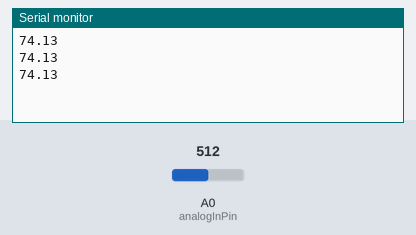
A sketch run on a simulated Arduino Uno, built with avr-gcc and run on an emulated ATmega328P. On the bench: the last lines printed to the serial monitor. Inputs (shaded band) come from the test bench; at power-on: A0 (analogInPin) = 512.

Above: at 1.3 s.
1.4 s: A0 (analogInPin) set to 716
At 2.0 s:
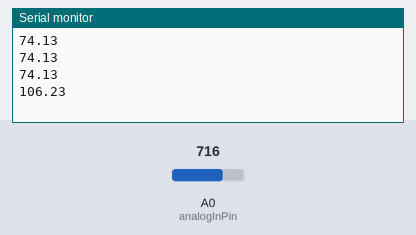
2.9 s: A0 (analogInPin) set to 900
At 3.5 s:
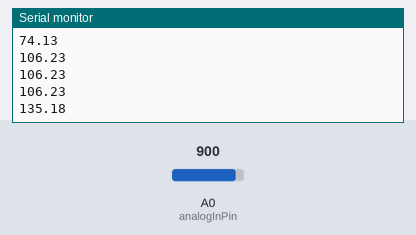
Timing chart, 0 to 5.9 s (numbered marks = the images above; inputs shaded):
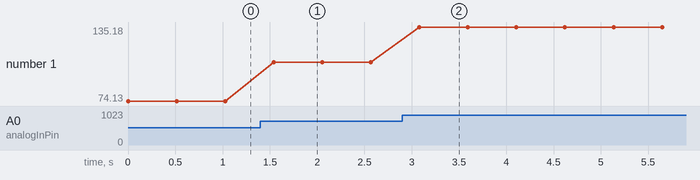

Measured:
- after the input at 1.4 s, the serial monitor: prints a new line after 0.14 s (image 1)
- after the input at 2.9 s, the serial monitor: prints a new line after 0.18 s (image 2)
- plotted number 1: 74.13 → 106.23 after the input at 1.4 s, 106.23 → 135.18 after the input at 2.9 s

The sketch:

fikretdennnngngng.ino
```cpp
#include <SoftwareSerial.h>
SoftwareSerial BTserial(8, 9); // RX | TX
const long baudRate = 9600;
const int analogInPin = A0;
const int numReadings = 10;

int readings[numReadings];      // the readings from the analog input
int readIndex = 0;              // the index of the current reading
int total = 0;                  // the running total
int average = 0;                // the average

int sensorValue = 0;
float Vsens = 0.0;
float Press;
float Vs = 5;


void setup() {
  Serial.begin(9600);
  BTserial.begin(baudRate);
  for (int thisReading = 0; thisReading < numReadings; thisReading++) {
    readings[thisReading] = 0;
  }
}

void loop() {
  sensorValue = analogRead(analogInPin);

  /*total = total - readings[readIndex];
  readings[readIndex] = float(sensorValue);
  total = total + readings[readIndex];
  readIndex = readIndex + 1;

  if (readIndex >= numReadings) {
    readIndex = 0;
  }

  average = total / numReadings;

  Vsens = average*Vs/1023.0;*/
  Vsens = sensorValue*Vs/1023.0;
  Press = (Vsens-(0.04*Vs))/(Vs*0.000901);
  Press = Press*0.145037;
  if(Press < 0){Press = Press*(-1);}
  //Serial.print("Vsensor = ");
  //Serial.print(Vsens);
  //Serial.print("V");
  //Serial.print("\t\tPressure = ");
  Serial.println(Press);
  //Serial.print("Kpa");
  //Serial.println();
  //BTserial.print("    ");
  BTserial.print(Press);
  BTserial.print(" Psi");
  //BTserial.print(sensorValue);
  BTserial.println();
  delay(500);
}
```
